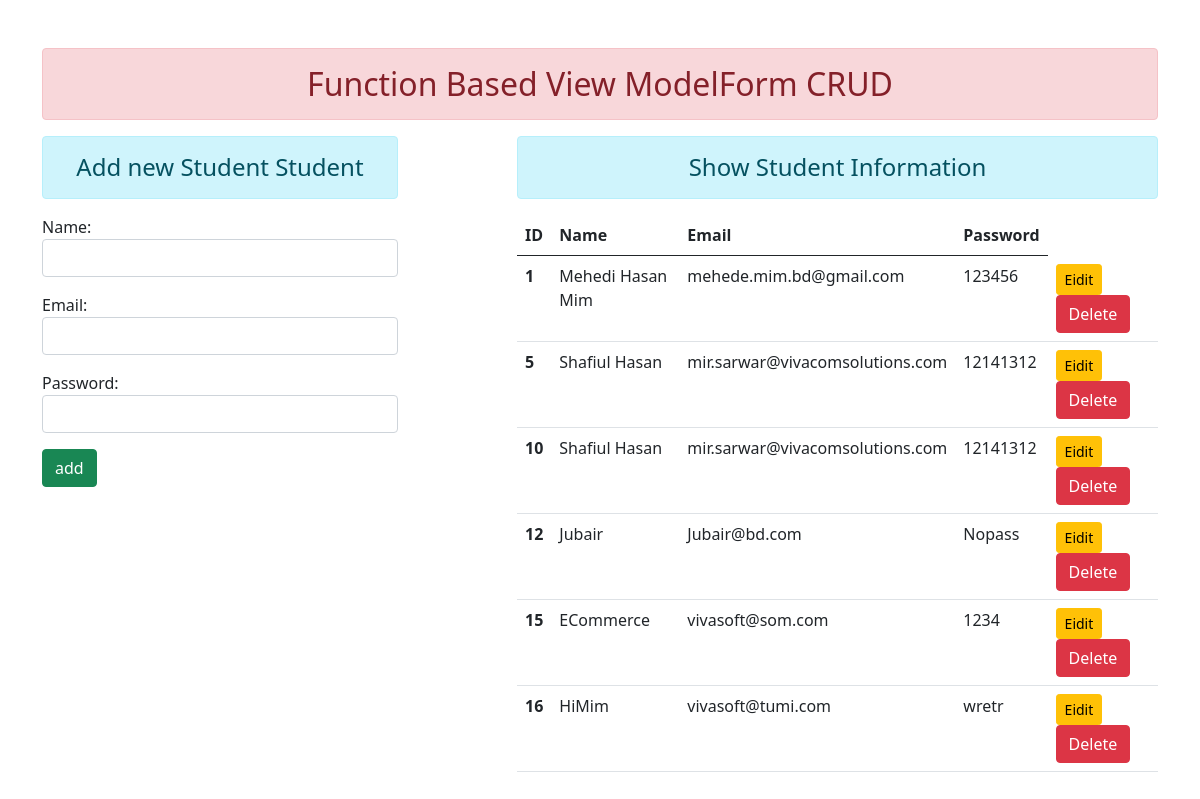
Before: / with the older database file.
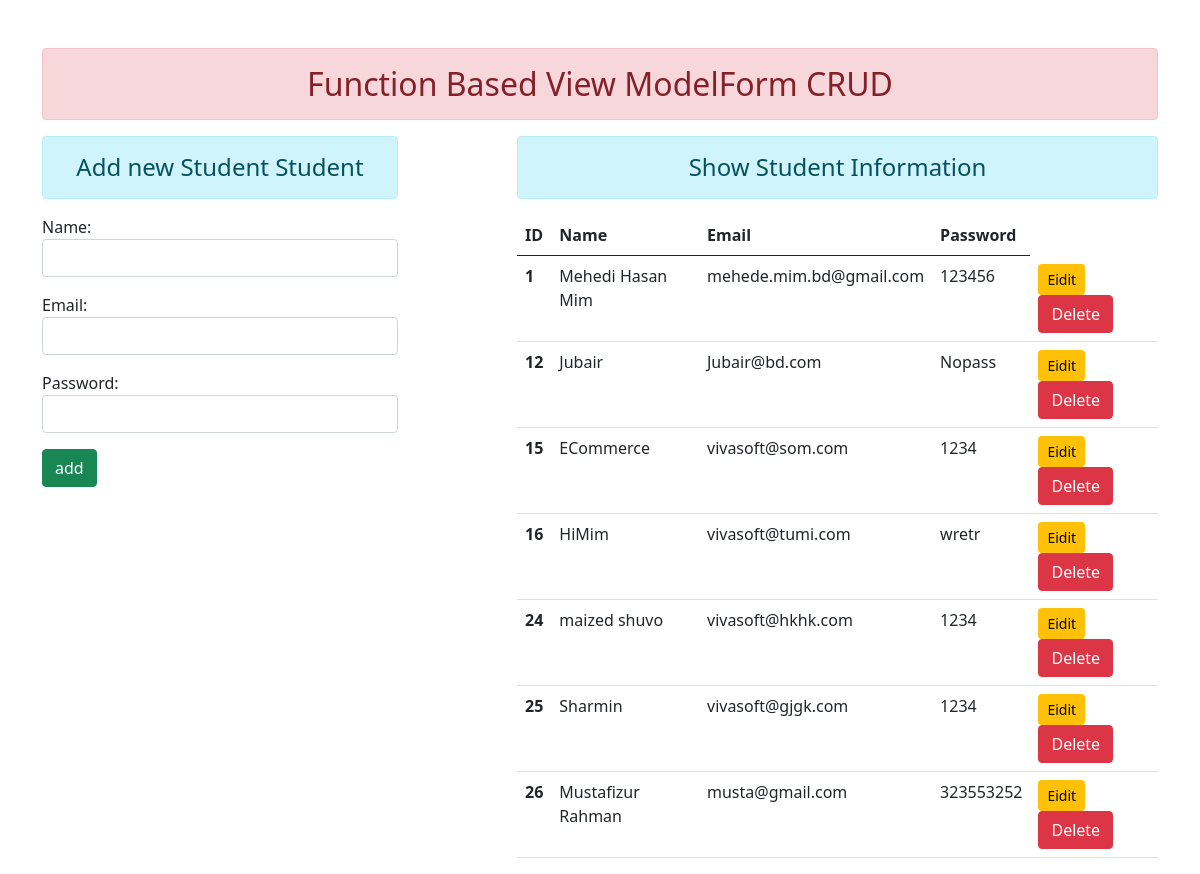
After: the same page with the newer database file.
### enroll/models.py (models this page shows)
class User(models.Model):
    name = models.CharField(max_length = 70)
    email = models.EmailField(max_length=70)
    password = models.CharField(max_length=70)

### enroll/views.py (the view)
# urls.py: path('', views.add_show,name = "addandshow"),
def  add_show(request):
    if request.method == 'POST':
        fm = StudentRegistration(request.POST)
        if fm.is_valid():
            fm.save()
            fm = StudentRegistration()
    else:
        fm = StudentRegistration()
    stud = User.objects.all()
    return render(request,'enroll/addandshow.html', {'form':fm,'stu':stud})

### enroll/forms.py
class StudentRegistration(forms.ModelForm):
    class Meta:
        model = User
        fields = ['name','email','password']
        widgets = {
            'name' : forms.TextInput(attrs={'class':'form-control'}),
            'email' : forms.EmailInput(attrs={'class':'form-control'}),
            'password' : forms.PasswordInput(attrs={'class':'form-control'}),
        }

### enroll/templates/enroll/addandshow.html (shortened to what this page needs)
{% extends 'enroll/base.html' %}
{%block content%}
<div class="row">
<div class="col-sm-4">
<h4 class = "text-center alert alert-info" > Add new Student Student </h4>
<form action"" method = "POST">
{{form.as_p}}
<input type="submit" class="btn btn-success" value="add">
</form>
</div>
<div class="col-sm-7 offset-1">
<h4 class = "text-center alert alert-info" > Show Student
Information </h4>
{% if stu %}
<table class="table">
  <thead class="thead-dark">
    <tr>
      <th scope="col">ID</th>
      <th scope="col">Name</th>
      <th scope="col">Email</th>
      <th scope="col">Password</th>
    </tr>
  </thead>
  <tbody>
     {% for st in stu %}
    <tr>
      <th scope="row">{{st.id}}</th>
      <td>{{st.name}}</td>
      <td>{{st.email}}</td>
      <td>{{st.password}}</td>
      <td>
      <a href="#" class = "btn btn-warning btn-sm"> Eidit </a>
     <form action = "{% url 'deletedata' st.id %}" method = "post" class="d-inline">
     <input type = "submit" class = "btn btn-danger"
     value = "Delete">
     </form>
      </td>
    </tr>
     {% endfor %}
  </tbody>
</table>
{% else %}
<h4 class="text-center alert alert-warning" > No Records </h4>
{% endif %}
</div>
{% endblock content%}

### enroll/templates/enroll/base.html (shortened to what this page needs)
<!DOCTYPE html>
{% load static%}
<html lang ="en">
<head>
<link rel="stylesheet" href="{% static 'enroll/css/bootstrap.css'%}">
</head>
<body>
<div class="container mt-5">
<h2 class = "text-center alert alert-danger"> Function Based View
ModelForm CRUD </h2>
{% block content %} {% endblock content%}
</div>
</body
</html>

Changed rows visible on the page:
removed User: id "5", name "Shafiul Hasan", email "mir.sarwar@vivacomsolutions.com", password "12141312"
removed User: id "10", name "Shafiul Hasan", email "mir.sarwar@vivacomsolutions.com", password "12141312"
added User: id "24", name "maized shuvo", email "vivasoft@hkhk.com", password "1234"
added User: id "25", name "Sharmin", email "vivasoft@gjgk.com", password "1234"
added User: id "26", name "Mustafizur Rahman", email "musta@gmail.com", password "323553252"
